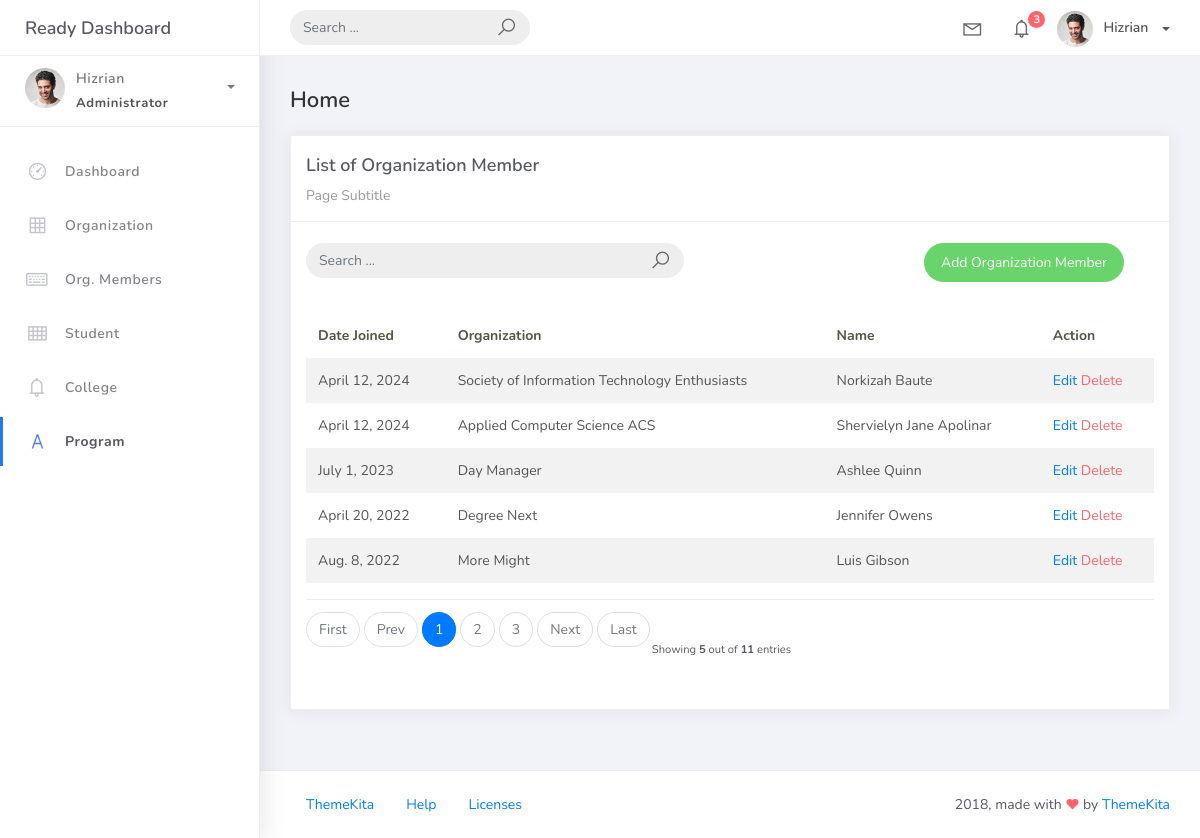
The page /orgmember_list on the database its author committed.
### studentorg/models.py (models this page shows, shortened)
class BaseModel (models.Model):
    created_at = models.DateTimeField(auto_now_add=True, db_index=True)
    updated_at = models.DateTimeField(auto_now=True)
    class Meta:
        abstract = True

class OrgMember(BaseModel):
    student=models.ForeignKey(Student, on_delete=models.CASCADE)
    organization=models.ForeignKey(Organization, on_delete=models.CASCADE)
    date_joined = models.DateField()

class Organization(BaseModel):
    name = models.CharField(max_length=250)
    college = models.ForeignKey(
        College, null=True, blank=True, on_delete=models.CASCADE)
    description = models.CharField(max_length=500)

class Student(BaseModel):
    student_id  = models.CharField(max_length=15)
    lastname = models.CharField(max_length=25)
    firstname = models.CharField(max_length=25)
    middlename = models.CharField(max_length=25, blank=True, null=True)
    program = models.ForeignKey(Program, on_delete=models.CASCADE)

### studentorg/views.py (the view)
# urls.py: path('orgmember_list', OrgMemberList.as_view(), name='orgmember-list'),
class OrgMemberList(ListView):
    model = OrgMember
    context_object_name = 'orgmember'
    template_name  = 'orgmember_list.html'
    paginate_by = 5
    def get_context_data(self, **kwargs):
        context = super().get_context_data(**kwargs)
        context['organization_list'] = Organization.objects.all()
        return context
    def get_queryset(self, *args, **kwargs):
         qs = super(OrgMemberList, self).get_queryset(*args, **kwargs)
         if self.request.GET.get("q") != None:
             query = self.request.GET.get('q')
             qs = qs = qs.filter(Q(date_joined__icontains=query) |
                           Q(organization__name__icontains=query) | Q(student__firstname__icontains=query) | Q(student__lastname__icontains=query))
         return qs

### templates/orgmember_list.html
{% extends 'base.html' %} {%load static %}  {% block content %}
<div class="content">
    <div class="container-fluid">
        <h4 class="page-title">Home</h4>
        <div class="row">
            <div class="col-md-12">
                <div class="card">
                    <div class="card-header">
                        <div class="card-title">List of Organization Member</div>
                        <div class="card-category">Page Subtitle</div>
                    </div>
                    <br />
                            <div class="col-md-12 row">
                                <div class="col-md-6">
                                    <form class="navbar-left navbar-form nav-search mr-md-3" action="{% url 'orgmember-list' %}">
                                      <div class="input-group">
                                        <input type="text" placeholder="Search ..." class="form-control" name="q" />
                                        <div class="input-group-append">
                                        <span class="input-group-text">
                                            <i class="la la-search search-icon"></i>
                                        </span>
                                        </div>
                                      </div>
                                    </form>
                                </div>
                                <div class="col-md-6">
                                    <div class="pull-right">
                                        <a href="{% url 'orgmember-add' %}" class="btn btn-success btn-rounded">Add Organization Member</a>
                                    </div>
                                </div>
                            </div>
                    <div class="card-body">
                        <table class="table table-striped mt-3">
                            <thead>
                                <tr>
                                    <th scope="col">Date Joined</th>
                                    <th scope="col">Organization</th>
                                    <th scope="col">Name</th>
                                    <th scope="col">Action</th>
                                </tr>
                            </thead>
                            <tbody>
                                {% for object in object_list %}
                                <tr>
                                    <td>{{ object.date_joined }}</td>
                                    <td>{{ object.organization.name}}</td>
                                    <td>{{ object.student.firstname }} {{ object.student.lastname }}</td>
                                    <td>
                                        <a href="orgmember_list/{{ object.id }}">Edit</a>
                                        <a href="orgmember_list/{{ object.id }}/delete" class="text-danger">Delete</a>
                                    </td>
                                </tr>
                                {% empty %}
                                <tr>
                                    <td colspan="4" style="text-align: center">
                                        <p class="text-sm font-weight-bold mb-0">No Records Found</p>
                                    </td>
                                </tr>
                                {% endfor %}
                            </tbody>
                        </table>
                        {% include 'includes/pagination.html' %}
                    </div>
                </div>
            </div>
        </div>
    </div>
</div>
{% endblock %}

### rows shown on the page
OrgMember: date_joined "April 12, 2024", organization.name "Society of Information Technology Enthusiasts", student.firstname "Norkizah", student.lastname "Baute"
OrgMember: date_joined "April 12, 2024", organization.name "Applied Computer Science ACS", student.firstname "Shervielyn Jane", student.lastname "Apolinar"
OrgMember: date_joined "July 1, 2023", organization.name "Day Manager", student.firstname "Ashlee", student.lastname "Quinn"
OrgMember: date_joined "April 20, 2022", organization.name "Degree Next", student.firstname "Jennifer", student.lastname "Owens"
OrgMember: date_joined "Aug. 8, 2022", organization.name "More Might", student.firstname "Luis", student.lastname "Gibson"

### other values the page prints
{{ page_num }} "1"
{{ page_num }} "2" "3"
{{ object_list.count }} "5"
{{ paginator.count }} "11"
